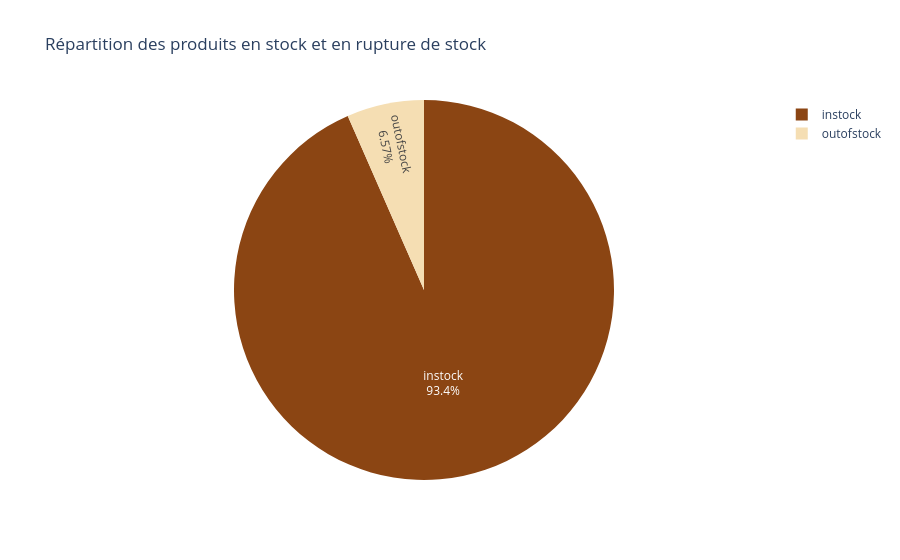

The notebook cell saved with this chart:
### Code cell
# Graphique en camembert du nombre de produits en stock et en rupture de stock en pourcentage avec plotly express en couleurs marron foncé et beige et afficher les pourcentages à l'intérieur du camembert et les labels et le titre du graphique.  
import plotly.express as px
# Préparer les données pour le graphique en camembert 
data_pie = nombre_produits_stock_rupture_percentage.reset_index()
data_pie.columns = ['stock_status', 'percentage']
# Créer le graphique en camembert
pie_chart = px.pie(data_pie, values='percentage', names='stock_status',
                    title='Répartition des produits en stock et en rupture de stock', 
                    color_discrete_sequence=['#8B4513', '#F5DEB3']) 
# Afficher les pourcentages à l'intérieur du camembert
pie_chart.update_traces(textposition='inside', textinfo='percent+label')  
pie_chart.show()

### Figure 1 — Plotly figure (JSON) as saved in the notebook; plotly's stock layout.template omitted (floating-point values rounded to 4 significant figures)
{"data": [{"domain": {"x": [0, 1], "y": [0, 1]}, "hovertemplate": "stock_status=%{label}<br>percentage=%{value}<extra></extra>", "labels": ["instock", "outofstock"], "legendgroup": "", "name": "", "showlegend": true, "textinfo": "percent+label", "textposition": "inside", "type": "pie", "values": [93.43, 6.57]}], "layout": {"legend": {"tracegroupgap": 0}, "piecolorway": ["#8B4513", "#F5DEB3"], "title": {"text": "Répartition des produits en stock et en rupture de stock"}}}
